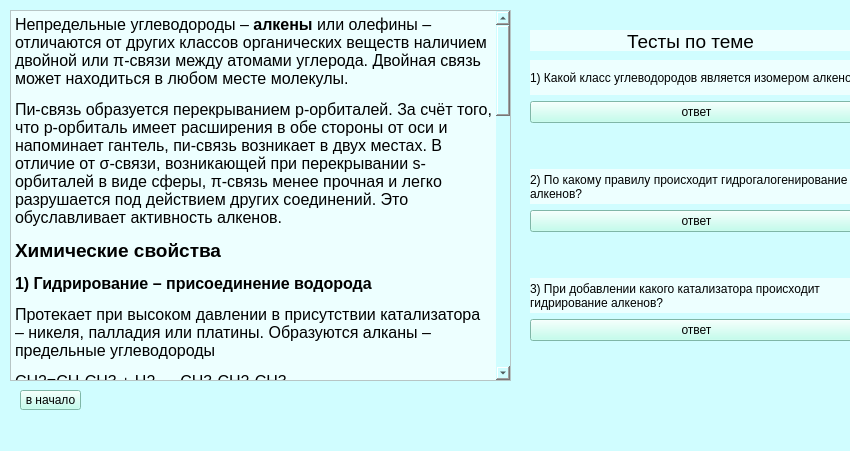
<?xml version="1.0" encoding="UTF-8"?>
<ui version="4.0">
 <class>MainWindow</class>
 <widget class="QMainWindow" name="MainWindow">
  <property name="geometry">
   <rect>
    <x>0</x>
    <y>0</y>
    <width>850</width>
    <height>451</height>
   </rect>
  </property>
  <property name="windowTitle">
   <string>MainWindow</string>
  </property>
  <property name="styleSheet">
   <string notr="true">background-color: rgb(208, 253, 255)</string>
  </property>
  <widget class="QWidget" name="centralwidget">
   <widget class="QTextEdit" name="textEdit">
    <property name="geometry">
     <rect>
      <x>10</x>
      <y>10</y>
      <width>501</width>
      <height>371</height>
     </rect>
    </property>
    <property name="styleSheet">
     <string notr="true">background-color: rgb(237, 255, 255);</string>
    </property>
    <property name="html">
     <string>&lt;!DOCTYPE HTML PUBLIC &quot;-//W3C//DTD HTML 4.0//EN&quot; &quot;http://www.w3.org/TR/REC-html40/strict.dtd&quot;&gt;
&lt;html&gt;&lt;head&gt;&lt;meta name=&quot;qrichtext&quot; content=&quot;1&quot; /&gt;&lt;style type=&quot;text/css&quot;&gt;
p, li { white-space: pre-wrap; }
&lt;/style&gt;&lt;/head&gt;&lt;body style=&quot; font-family:'MS Shell Dlg 2'; font-size:8pt; font-weight:400; font-style:normal;&quot;&gt;
&lt;p style=&quot; margin-top:12px; margin-bottom:12px; margin-left:0px; margin-right:0px; -qt-block-indent:0; text-indent:0px;&quot;&gt;&lt;span style=&quot; font-size:12pt;&quot;&gt;Непредельные углеводороды – &lt;/span&gt;&lt;span style=&quot; font-size:12pt; font-weight:600;&quot;&gt;алкены&lt;/span&gt;&lt;span style=&quot; font-size:12pt;&quot;&gt; или олефины – отличаются от других классов органических веществ наличием двойной или π-связи между атомами углерода. Двойная связь может находиться в любом месте молекулы.&lt;/span&gt;&lt;/p&gt;
&lt;p style=&quot; margin-top:12px; margin-bottom:12px; margin-left:0px; margin-right:0px; -qt-block-indent:0; text-indent:0px;&quot;&gt;&lt;span style=&quot; font-size:12pt;&quot;&gt;Пи-связь образуется перекрыванием р-орбиталей. За счёт того, что р-орбиталь имеет расширения в обе стороны от оси и напоминает гантель, пи-связь возникает в двух местах. В отличие от σ-связи, возникающей при перекрывании s-орбиталей в виде сферы, π-связь менее прочная и легко разрушается под действием других соединений. Это обуславливает активность алкенов.&lt;/span&gt;&lt;/p&gt;
&lt;p style=&quot; margin-top:12px; margin-bottom:12px; margin-left:0px; margin-right:0px; -qt-block-indent:0; text-indent:0px;&quot;&gt;&lt;span style=&quot; font-size:14pt; font-weight:600;&quot;&gt;Химические свойства&lt;/span&gt;&lt;/p&gt;
&lt;p style=&quot; margin-top:12px; margin-bottom:12px; margin-left:0px; margin-right:0px; -qt-block-indent:0; text-indent:0px;&quot;&gt;&lt;span style=&quot; font-family:'Times New Roman,serif'; font-size:12pt; font-weight:600;&quot;&gt;1)&lt;/span&gt;&lt;span style=&quot; font-family:'Times New Roman'; font-size:12pt; font-weight:600;&quot;&gt; &lt;/span&gt;&lt;span style=&quot; font-family:'Times New Roman,serif'; font-size:12pt; font-weight:600;&quot;&gt;Гидрирование – присоединение водорода&lt;/span&gt;&lt;span style=&quot; font-size:12pt;&quot;&gt; &lt;/span&gt;&lt;/p&gt;
&lt;p style=&quot; margin-top:12px; margin-bottom:12px; margin-left:0px; margin-right:0px; -qt-block-indent:0; text-indent:0px;&quot;&gt;&lt;span style=&quot; font-family:'Times New Roman,serif'; font-size:12pt;&quot;&gt;Протекает при высоком давлении в присутствии катализатора – никеля, палладия или платины. Образуются алканы – предельные углеводороды&lt;/span&gt;&lt;span style=&quot; font-size:12pt;&quot;&gt; &lt;/span&gt;&lt;/p&gt;
&lt;p style=&quot; margin-top:12px; margin-bottom:12px; margin-left:0px; margin-right:0px; -qt-block-indent:0; text-indent:0px;&quot;&gt;&lt;span style=&quot; font-family:'Times New Roman,serif'; font-size:12pt;&quot;&gt;CH2=CH-CH3 + H2 → CH3-CH2-CH3&lt;/span&gt;&lt;span style=&quot; font-size:12pt;&quot;&gt; &lt;/span&gt;&lt;/p&gt;
&lt;p style=&quot; margin-top:12px; margin-bottom:12px; margin-left:0px; margin-right:0px; -qt-block-indent:0; text-indent:0px;&quot;&gt;&lt;span style=&quot; font-family:'Times New Roman,serif'; font-size:12pt; font-weight:600;&quot;&gt;2)&lt;/span&gt;&lt;span style=&quot; font-family:'Times New Roman'; font-size:12pt; font-weight:600;&quot;&gt; &lt;/span&gt;&lt;span style=&quot; font-family:'Times New Roman,serif'; font-size:12pt; font-weight:600;&quot;&gt;Галогенирование – присоединение галогенов&lt;/span&gt;&lt;span style=&quot; font-size:12pt; font-weight:600;&quot;&gt; &lt;/span&gt;&lt;/p&gt;
&lt;p style=&quot; margin-top:12px; margin-bottom:12px; margin-left:0px; margin-right:0px; -qt-block-indent:0; text-indent:0px;&quot;&gt;&lt;span style=&quot; font-family:'Times New Roman,serif'; font-size:12pt;&quot;&gt;Протекает при обычных условиях. Галогены присоединяются по двойной связи. Образуются дигалогеналканы&lt;/span&gt;&lt;span style=&quot; font-size:12pt;&quot;&gt; &lt;/span&gt;&lt;/p&gt;
&lt;p style=&quot; margin-top:12px; margin-bottom:12px; margin-left:0px; margin-right:0px; -qt-block-indent:0; text-indent:0px;&quot;&gt;&lt;span style=&quot; font-family:'Times New Roman,serif'; font-size:12pt;&quot;&gt;CH2=CH2 + Cl2 → Cl-CH2-CH2-Cl (1,2-дихлорэтан)&lt;/span&gt;&lt;span style=&quot; font-size:12pt;&quot;&gt; &lt;/span&gt;&lt;/p&gt;
&lt;p style=&quot; margin-top:12px; margin-bottom:12px; margin-left:0px; margin-right:0px; -qt-block-indent:0; text-indent:0px;&quot;&gt;&lt;span style=&quot; font-family:'Times New Roman,serif'; font-size:12pt; font-weight:600;&quot;&gt;3)&lt;/span&gt;&lt;span style=&quot; font-family:'Times New Roman'; font-size:12pt; font-weight:600;&quot;&gt; &lt;/span&gt;&lt;span style=&quot; font-family:'Times New Roman,serif'; font-size:12pt; font-weight:600;&quot;&gt;Гидрогалогенирование – присоединение галогеноводородов&lt;/span&gt;&lt;span style=&quot; font-size:12pt;&quot;&gt; &lt;/span&gt;&lt;/p&gt;
&lt;p style=&quot; margin-top:12px; margin-bottom:12px; margin-left:0px; margin-right:0px; -qt-block-indent:0; text-indent:0px;&quot;&gt;&lt;span style=&quot; font-family:'Times New Roman,serif'; font-size:12pt;&quot;&gt;Реакция электрофильного присоединения. Электрофилом является протон водорода в составе галогена. Образуются галогеналканы&lt;/span&gt;&lt;span style=&quot; font-size:12pt;&quot;&gt; &lt;/span&gt;&lt;/p&gt;
&lt;p style=&quot; margin-top:12px; margin-bottom:12px; margin-left:0px; margin-right:0px; -qt-block-indent:0; text-indent:0px;&quot;&gt;&lt;span style=&quot; font-family:'Times New Roman,serif'; font-size:12pt;&quot;&gt;CH2=CH2 + HCl → CH3-CH2-Cl (хлорэтан)&lt;/span&gt;&lt;span style=&quot; font-size:12pt;&quot;&gt; &lt;/span&gt;&lt;/p&gt;
&lt;p style=&quot; margin-top:12px; margin-bottom:12px; margin-left:0px; margin-right:0px; -qt-block-indent:0; text-indent:0px;&quot;&gt;&lt;span style=&quot; font-family:'Times New Roman,serif'; font-size:12pt; font-weight:600;&quot;&gt;4)&lt;/span&gt;&lt;span style=&quot; font-family:'Times New Roman'; font-size:12pt; font-weight:600;&quot;&gt; &lt;/span&gt;&lt;span style=&quot; font-family:'Times New Roman,serif'; font-size:12pt; font-weight:600;&quot;&gt;Гидратация – присоединение воды&lt;/span&gt;&lt;span style=&quot; font-size:12pt; font-weight:600;&quot;&gt; &lt;/span&gt;&lt;/p&gt;
&lt;p style=&quot; margin-top:12px; margin-bottom:12px; margin-left:0px; margin-right:0px; -qt-block-indent:0; text-indent:0px;&quot;&gt;&lt;span style=&quot; font-family:'Times New Roman,serif'; font-size:12pt;&quot;&gt;Реакция протекает в присутствии неорганических кислот – серной, фосфорной. Выполняют функцию катализатора и являются источниками водорода. Образуются одноатомные спирты&lt;/span&gt;&lt;span style=&quot; font-size:12pt;&quot;&gt; &lt;/span&gt;&lt;/p&gt;
&lt;p style=&quot; margin-top:12px; margin-bottom:12px; margin-left:0px; margin-right:0px; -qt-block-indent:0; text-indent:0px;&quot;&gt;&lt;span style=&quot; font-family:'Times New Roman,serif'; font-size:12pt;&quot;&gt;CH2=CH2 + H2O → CH3-CH2OH&lt;/span&gt;&lt;span style=&quot; font-size:12pt;&quot;&gt; &lt;/span&gt;&lt;/p&gt;
&lt;p style=&quot; margin-top:12px; margin-bottom:12px; margin-left:0px; margin-right:0px; -qt-block-indent:0; text-indent:0px;&quot;&gt;&lt;span style=&quot; font-family:'Times New Roman,serif'; font-size:12pt; font-weight:600;&quot;&gt;5)&lt;/span&gt;&lt;span style=&quot; font-family:'Times New Roman'; font-size:12pt; font-weight:600;&quot;&gt; &lt;/span&gt;&lt;span style=&quot; font-family:'Times New Roman,serif'; font-size:12pt; font-weight:600;&quot;&gt;Полимеризация – увеличение числа атомов&lt;/span&gt;&lt;span style=&quot; font-size:12pt; font-weight:600;&quot;&gt; &lt;/span&gt;&lt;/p&gt;
&lt;p style=&quot; margin-top:12px; margin-bottom:12px; margin-left:0px; margin-right:0px; -qt-block-indent:0; text-indent:0px;&quot;&gt;&lt;span style=&quot; font-family:'Times New Roman,serif'; font-size:12pt;&quot;&gt;Протекает в присутствии катализатора, при повышенных давлении и температуре. Таким способом получают полиэтилен, поливинилхлорид, полипропилен&lt;/span&gt;&lt;span style=&quot; font-size:12pt;&quot;&gt; &lt;/span&gt;&lt;/p&gt;
&lt;p style=&quot; margin-top:12px; margin-bottom:12px; margin-left:0px; margin-right:0px; -qt-block-indent:0; text-indent:0px;&quot;&gt;&lt;span style=&quot; font-family:'Times New Roman,serif'; font-size:12pt;&quot;&gt;nCH2=CH2 → (-CH2-CH2-)n&lt;/span&gt;&lt;span style=&quot; font-size:12pt;&quot;&gt; &lt;/span&gt;&lt;/p&gt;
&lt;p style=&quot; margin-top:12px; margin-bottom:12px; margin-left:0px; margin-right:0px; -qt-block-indent:0; text-indent:0px;&quot;&gt;&lt;span style=&quot; font-family:'Times New Roman,serif'; font-size:12pt; font-weight:600;&quot;&gt;6)&lt;/span&gt;&lt;span style=&quot; font-family:'Times New Roman'; font-size:12pt; font-weight:600;&quot;&gt; &lt;/span&gt;&lt;span style=&quot; font-family:'Times New Roman,serif'; font-size:12pt; font-weight:600;&quot;&gt;Горение&lt;/span&gt;&lt;span style=&quot; font-size:12pt; font-weight:600;&quot;&gt; &lt;/span&gt;&lt;/p&gt;
&lt;p style=&quot; margin-top:12px; margin-bottom:12px; margin-left:0px; margin-right:0px; -qt-block-indent:0; text-indent:0px;&quot;&gt;&lt;span style=&quot; font-family:'Times New Roman,serif'; font-size:12pt;&quot;&gt;Протекает при избытке кислорода&lt;/span&gt;&lt;span style=&quot; font-size:12pt;&quot;&gt; &lt;/span&gt;&lt;/p&gt;
&lt;p style=&quot; margin-top:12px; margin-bottom:12px; margin-left:0px; margin-right:0px; -qt-block-indent:0; text-indent:0px;&quot;&gt;&lt;span style=&quot; font-family:'Times New Roman,serif'; font-size:12pt;&quot;&gt;CH2=CH2 + 3O2 → 2CO2 + H2O&lt;/span&gt;&lt;span style=&quot; font-size:12pt;&quot;&gt; &lt;/span&gt;&lt;/p&gt;
&lt;p style=&quot; margin-top:12px; margin-bottom:12px; margin-left:0px; margin-right:0px; -qt-block-indent:0; text-indent:0px;&quot;&gt;&lt;span style=&quot; font-family:'Times New Roman,serif'; font-size:12pt; font-weight:600;&quot;&gt;7)&lt;/span&gt;&lt;span style=&quot; font-family:'Times New Roman'; font-size:12pt; font-weight:600;&quot;&gt; &lt;/span&gt;&lt;span style=&quot; font-family:'Times New Roman,serif'; font-size:12pt; font-weight:600;&quot;&gt;Неполное окисление&lt;/span&gt;&lt;span style=&quot; font-size:12pt;&quot;&gt; &lt;/span&gt;&lt;/p&gt;
&lt;p style=&quot; margin-top:12px; margin-bottom:12px; margin-left:0px; margin-right:0px; -qt-block-indent:0; text-indent:0px;&quot;&gt;&lt;span style=&quot; font-family:'Times New Roman,serif'; font-size:12pt;&quot;&gt;Протекает в присутствии катализатора. Алкен, смешанный с кислородом, пропускают над нагретым серебром. Образуется эпоксид – оксид алкена&lt;/span&gt;&lt;span style=&quot; font-size:12pt;&quot;&gt; &lt;/span&gt;&lt;/p&gt;
&lt;p style=&quot; margin-top:12px; margin-bottom:12px; margin-left:0px; margin-right:0px; -qt-block-indent:0; text-indent:0px;&quot;&gt;&lt;span style=&quot; font-family:'Times New Roman,serif'; font-size:12pt;&quot;&gt;2CH2=CH2 + O2 → 2CH2-O-CH2&lt;/span&gt;&lt;span style=&quot; font-size:12pt;&quot;&gt; &lt;/span&gt;&lt;/p&gt;
&lt;p style=&quot; margin-top:12px; margin-bottom:12px; margin-left:0px; margin-right:0px; -qt-block-indent:0; text-indent:0px;&quot;&gt;&lt;span style=&quot; font-family:'Times New Roman,serif'; font-size:12pt; font-weight:600;&quot;&gt;8)&lt;/span&gt;&lt;span style=&quot; font-family:'Times New Roman'; font-size:12pt; font-weight:600;&quot;&gt; &lt;/span&gt;&lt;span style=&quot; font-family:'Times New Roman,serif'; font-size:12pt; font-weight:600;&quot;&gt;Реакция Вагнера&lt;/span&gt;&lt;span style=&quot; font-size:12pt;&quot;&gt; &lt;/span&gt;&lt;/p&gt;
&lt;p style=&quot; margin-top:12px; margin-bottom:12px; margin-left:0px; margin-right:0px; -qt-block-indent:0; text-indent:0px;&quot;&gt;&lt;span style=&quot; font-family:'Times New Roman,serif'; font-size:12pt;&quot;&gt;Окисление перманганатом калия в щелочной или нейтральной среде. Образуются спирты&lt;/span&gt;&lt;span style=&quot; font-size:12pt;&quot;&gt; &lt;/span&gt;&lt;/p&gt;
&lt;p style=&quot; margin-top:12px; margin-bottom:12px; margin-left:0px; margin-right:0px; -qt-block-indent:0; text-indent:0px;&quot;&gt;&lt;span style=&quot; font-family:'Times New Roman,serif'; font-size:12pt;&quot;&gt;3CH2=CH2 + 2KMnO4 + 4H2O → 3CH2OH-CH2OH + 2KOH + 2MnO2&lt;/span&gt;&lt;span style=&quot; font-size:12pt;&quot;&gt; &lt;/span&gt;&lt;/p&gt;
&lt;p style=&quot; margin-top:12px; margin-bottom:12px; margin-left:0px; margin-right:0px; -qt-block-indent:0; text-indent:0px;&quot;&gt;&lt;span style=&quot; font-family:'Times New Roman,serif'; font-size:12pt; font-weight:600;&quot;&gt;9)&lt;/span&gt;&lt;span style=&quot; font-family:'Times New Roman'; font-size:12pt; font-weight:600;&quot;&gt; &lt;/span&gt;&lt;span style=&quot; font-family:'Times New Roman,serif'; font-size:12pt; font-weight:600;&quot;&gt;Окисление кипящим перманганатом калия в кислой среде&lt;/span&gt;&lt;span style=&quot; font-size:12pt; font-weight:600;&quot;&gt; &lt;/span&gt;&lt;/p&gt;
&lt;p style=&quot; margin-top:12px; margin-bottom:12px; margin-left:0px; margin-right:0px; -qt-block-indent:0; text-indent:0px;&quot;&gt;&lt;span style=&quot; font-family:'Times New Roman,serif'; font-size:12pt;&quot;&gt;Образуются карбоновые кислоты&lt;/span&gt;&lt;span style=&quot; font-size:12pt;&quot;&gt; &lt;/span&gt;&lt;/p&gt;
&lt;p style=&quot; margin-top:12px; margin-bottom:12px; margin-left:0px; margin-right:0px; -qt-block-indent:0; text-indent:0px;&quot;&gt;&lt;span style=&quot; font-family:'Times New Roman,serif'; font-size:12pt;&quot;&gt;CH3-CH=CH-CH3 + 4[O] → 2CH3COOH&lt;/span&gt;&lt;span style=&quot; font-size:12pt;&quot;&gt; &lt;/span&gt;&lt;/p&gt;&lt;/body&gt;&lt;/html&gt;</string>
    </property>
   </widget>
   <widget class="QPushButton" name="btn_return">
    <property name="geometry">
     <rect>
      <x>20</x>
      <y>390</y>
      <width>61</width>
      <height>20</height>
     </rect>
    </property>
    <property name="styleSheet">
     <string notr="true">background-color: rgb(178, 255, 234);</string>
    </property>
    <property name="text">
     <string>в начало</string>
    </property>
   </widget>
   <widget class="QWidget" name="verticalLayoutWidget_2">
    <property name="geometry">
     <rect>
      <x>530</x>
      <y>60</y>
      <width>333</width>
      <height>321</height>
     </rect>
    </property>
    <layout class="QVBoxLayout" name="verticalLayout_2">
     <item>
      <widget class="QLabel" name="question_1">
       <property name="styleSheet">
        <string notr="true">background-color: rgb(237, 255, 255);</string>
       </property>
       <property name="text">
        <string>1) Какой класс углеводородов является изомером алкенов?</string>
       </property>
      </widget>
     </item>
     <item>
      <widget class="QPushButton" name="answer_1">
       <property name="styleSheet">
        <string notr="true">background-color: rgb(178, 255, 234);</string>
       </property>
       <property name="text">
        <string>ответ</string>
       </property>
      </widget>
     </item>
     <item>
      <widget class="QLabel" name="ans_1">
       <property name="text">
        <string/>
       </property>
      </widget>
     </item>
     <item>
      <widget class="QLabel" name="question_2">
       <property name="styleSheet">
        <string notr="true">background-color: rgb(237, 255, 255);</string>
       </property>
       <property name="text">
        <string>2) По какому правилу происходит гидрогалогенирование
алкенов?</string>
       </property>
      </widget>
     </item>
     <item>
      <widget class="QPushButton" name="answer_2">
       <property name="styleSheet">
        <string notr="true">background-color: rgb(178, 255, 234);</string>
       </property>
       <property name="text">
        <string>ответ</string>
       </property>
      </widget>
     </item>
     <item>
      <widget class="QLabel" name="ans_2">
       <property name="text">
        <string/>
       </property>
      </widget>
     </item>
     <item>
      <widget class="QLabel" name="question_3">
       <property name="styleSheet">
        <string notr="true">background-color: rgb(237, 255, 255);</string>
       </property>
       <property name="text">
        <string>3) При добавлении какого катализатора происходит
гидрирование алкенов?</string>
       </property>
      </widget>
     </item>
     <item>
      <widget class="QPushButton" name="answer_3">
       <property name="styleSheet">
        <string notr="true">background-color: rgb(178, 255, 234);</string>
       </property>
       <property name="text">
        <string>ответ</string>
       </property>
      </widget>
     </item>
     <item>
      <widget class="QLabel" name="ans_3">
       <property name="text">
        <string/>
       </property>
      </widget>
     </item>
    </layout>
   </widget>
   <widget class="QLabel" name="content">
    <property name="geometry">
     <rect>
      <x>530</x>
      <y>30</y>
      <width>321</width>
      <height>21</height>
     </rect>
    </property>
    <property name="styleSheet">
     <string notr="true">background-color: rgb(237, 255, 255);</string>
    </property>
    <property name="text">
     <string>&lt;html&gt;&lt;head/&gt;&lt;body&gt;&lt;p align=&quot;center&quot;&gt;&lt;span style=&quot; font-size:14pt;&quot;&gt;Тесты по теме&lt;/span&gt;&lt;/p&gt;&lt;/body&gt;&lt;/html&gt;</string>
    </property>
   </widget>
  </widget>
  <widget class="QMenuBar" name="menubar">
   <property name="geometry">
    <rect>
     <x>0</x>
     <y>0</y>
     <width>850</width>
     <height>18</height>
    </rect>
   </property>
  </widget>
  <widget class="QStatusBar" name="statusbar"/>
 </widget>
 <resources/>
 <connections/>
</ui>
